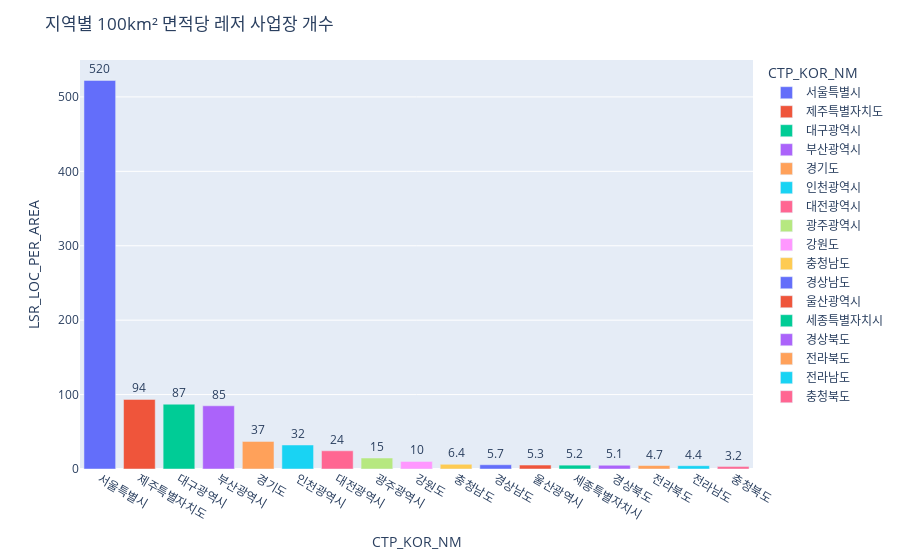

Notebook cell for this chart:
### Code cell
fig = px.bar(df_loc_1.sort_values(by="LSR_LOC_PER_AREA", ascending=False), x="CTP_KOR_NM", y="LSR_LOC_PER_AREA", color="CTP_KOR_NM", text='LSR_LOC_PER_AREA')
fig.update_layout(title = "지역별 100km² 면적당 레저 사업장 개수")
fig.update_traces(texttemplate='%{text:.2s}', textposition='outside')
fig.show()

### Figure 1 — Plotly figure (JSON) as saved in the notebook; plotly's stock layout.template omitted (floating-point values rounded to 4 significant figures)
{"data": [{"alignmentgroup": "True", "hovertemplate": "CTP_KOR_NM=%{x}<br>LSR_LOC_PER_AREA=%{text}<extra></extra>", "legendgroup": "서울특별시", "marker": {"color": "#636efa", "pattern": {"shape": ""}}, "name": "서울특별시", "offsetgroup": "서울특별시", "orientation": "v", "showlegend": true, "text": [522.1], "textposition": "outside", "texttemplate": "%{text:.2s}", "type": "bar", "x": ["서울특별시"], "xaxis": "x", "y": [522.1], "yaxis": "y"}, {"alignmentgroup": "True", "hovertemplate": "CTP_KOR_NM=%{x}<br>LSR_LOC_PER_AREA=%{text}<extra></extra>", "legendgroup": "제주특별자치도", "marker": {"color": "#EF553B", "pattern": {"shape": ""}}, "name": "제주특별자치도", "offsetgroup": "제주특별자치도", "orientation": "v", "showlegend": true, "text": [93.51], "textposition": "outside", "texttemplate": "%{text:.2s}", "type": "bar", "x": ["제주특별자치도"], "xaxis": "x", "y": [93.51], "yaxis": "y"}, {"alignmentgroup": "True", "hovertemplate": "CTP_KOR_NM=%{x}<br>LSR_LOC_PER_AREA=%{text}<extra></extra>", "legendgroup": "대구광역시", "marker": {"color": "#00cc96", "pattern": {"shape": ""}}, "name": "대구광역시", "offsetgroup": "대구광역시", "orientation": "v", "showlegend": true, "text": [87.1], "textposition": "outside", "texttemplate": "%{text:.2s}", "type": "bar", "x": ["대구광역시"], "xaxis": "x", "y": [87.1], "yaxis": "y"}, {"alignmentgroup": "True", "hovertemplate": "CTP_KOR_NM=%{x}<br>LSR_LOC_PER_AREA=%{text}<extra></extra>", "legendgroup": "부산광역시", "marker": {"color": "#ab63fa", "pattern": {"shape": ""}}, "name": "부산광역시", "offsetgroup": "부산광역시", "orientation": "v", "showlegend": true, "text": [84.94], "textposition": "outside", "texttemplate": "%{text:.2s}", "type": "bar", "x": ["부산광역시"], "xaxis": "x", "y": [84.94], "yaxis": "y"}, {"alignmentgroup": "True", "hovertemplate": "CTP_KOR_NM=%{x}<br>LSR_LOC_PER_AREA=%{text}<extra></extra>", "legendgroup": "경기도", "marker": {"color": "#FFA15A", "pattern": {"shape": ""}}, "name": "경기도", "offsetgroup": "경기도", "orientation": "v", "showlegend": true, "text": [37.01], "textposition": "outside", "texttemplate": "%{text:.2s}", "type": "bar", "x": ["경기도"], "xaxis": "x", "y": [37.01], "yaxis": "y"}, {"alignmentgroup": "True", "hovertemplate": "CTP_KOR_NM=%{x}<br>LSR_LOC_PER_AREA=%{text}<extra></extra>", "legendgroup": "인천광역시", "marker": {"color": "#19d3f3", "pattern": {"shape": ""}}, "name": "인천광역시", "offsetgroup": "인천광역시", "orientation": "v", "showlegend": true, "text": [32.27], "textposition": "outside", "texttemplate": "%{text:.2s}", "type": "bar", "x": ["인천광역시"], "xaxis": "x", "y": [32.27], "yaxis": "y"}, {"alignmentgroup": "True", "hovertemplate": "CTP_KOR_NM=%{x}<br>LSR_LOC_PER_AREA=%{text}<extra></extra>", "legendgroup": "대전광역시", "marker": {"color": "#FF6692", "pattern": {"shape": ""}}, "name": "대전광역시", "offsetgroup": "대전광역시", "orientation": "v", "showlegend": true, "text": [24.44], "textposition": "outside", "texttemplate": "%{text:.2s}", "type": "bar", "x": ["대전광역시"], "xaxis": "x", "y": [24.44], "yaxis": "y"}, {"alignmentgroup": "True", "hovertemplate": "CTP_KOR_NM=%{x}<br>LSR_LOC_PER_AREA=%{text}<extra></extra>", "legendgroup": "광주광역시", "marker": {"color": "#B6E880", "pattern": {"shape": ""}}, "name": "광주광역시", "offsetgroup": "광주광역시", "orientation": "v", "showlegend": true, "text": [14.77], "textposition": "outside", "texttemplate": "%{text:.2s}", "type": "bar", "x": ["광주광역시"], "xaxis": "x", "y": [14.77], "yaxis": "y"}, {"alignmentgroup": "True", "hovertemplate": "CTP_KOR_NM=%{x}<br>LSR_LOC_PER_AREA=%{text}<extra></extra>", "legendgroup": "강원도", "marker": {"color": "#FF97FF", "pattern": {"shape": ""}}, "name": "강원도", "offsetgroup": "강원도", "orientation": "v", "showlegend": true, "text": [10.2], "textposition": "outside", "texttemplate": "%{text:.2s}", "type": "bar", "x": ["강원도"], "xaxis": "x", "y": [10.2], "yaxis": "y"}, {"alignmentgroup": "True", "hovertemplate": "CTP_KOR_NM=%{x}<br>LSR_LOC_PER_AREA=%{text}<extra></extra>", "legendgroup": "충청남도", "marker": {"color": "#FECB52", "pattern": {"shape": ""}}, "name": "충청남도", "offsetgroup": "충청남도", "orientation": "v", "showlegend": true, "text": [6.354], "textposition": "outside", "texttemplate": "%{text:.2s}", "type": "bar", "x": ["충청남도"], "xaxis": "x", "y": [6.354], "yaxis": "y"}, {"alignmentgroup": "True", "hovertemplate": "CTP_KOR_NM=%{x}<br>LSR_LOC_PER_AREA=%{text}<extra></extra>", "legendgroup": "경상남도", "marker": {"color": "#636efa", "pattern": {"shape": ""}}, "name": "경상남도", "offsetgroup": "경상남도", "orientation": "v", "showlegend": true, "text": [5.701], "textposition": "outside", "texttemplate": "%{text:.2s}", "type": "bar", "x": ["경상남도"], "xaxis": "x", "y": [5.701], "yaxis": "y"}, {"alignmentgroup": "True", "hovertemplate": "CTP_KOR_NM=%{x}<br>LSR_LOC_PER_AREA=%{text}<extra></extra>", "legendgroup": "울산광역시", "marker": {"color": "#EF553B", "pattern": {"shape": ""}}, "name": "울산광역시", "offsetgroup": "울산광역시", "orientation": "v", "showlegend": true, "text": [5.273], "textposition": "outside", "texttemplate": "%{text:.2s}", "type": "bar", "x": ["울산광역시"], "xaxis": "x", "y": [5.273], "yaxis": "y"}, {"alignmentgroup": "True", "hovertemplate": "CTP_KOR_NM=%{x}<br>LSR_LOC_PER_AREA=%{text}<extra></extra>", "legendgroup": "세종특별자치시", "marker": {"color": "#00cc96", "pattern": {"shape": ""}}, "name": "세종특별자치시", "offsetgroup": "세종특별자치시", "orientation": "v", "showlegend": true, "text": [5.161], "textposition": "outside", "texttemplate": "%{text:.2s}", "type": "bar", "x": ["세종특별자치시"], "xaxis": "x", "y": [5.161], "yaxis": "y"}, {"alignmentgroup": "True", "hovertemplate": "CTP_KOR_NM=%{x}<br>LSR_LOC_PER_AREA=%{text}<extra></extra>", "legendgroup": "경상북도", "marker": {"color": "#ab63fa", "pattern": {"shape": ""}}, "name": "경상북도", "offsetgroup": "경상북도", "orientation": "v", "showlegend": true, "text": [5.059], "textposition": "outside", "texttemplate": "%{text:.2s}", "type": "bar", "x": ["경상북도"], "xaxis": "x", "y": [5.059], "yaxis": "y"}, {"alignmentgroup": "True", "hovertemplate": "CTP_KOR_NM=%{x}<br>LSR_LOC_PER_AREA=%{text}<extra></extra>", "legendgroup": "전라북도", "marker": {"color": "#FFA15A", "pattern": {"shape": ""}}, "name": "전라북도", "offsetgroup": "전라북도", "orientation": "v", "showlegend": true, "text": [4.683], "textposition": "outside", "texttemplate": "%{text:.2s}", "type": "bar", "x": ["전라북도"], "xaxis": "x", "y": [4.683], "yaxis": "y"}, {"alignmentgroup": "True", "hovertemplate": "CTP_KOR_NM=%{x}<br>LSR_LOC_PER_AREA=%{text}<extra></extra>", "legendgroup": "전라남도", "marker": {"color": "#19d3f3", "pattern": {"shape": ""}}, "name": "전라남도", "offsetgroup": "전라남도", "orientation": "v", "showlegend": true, "text": [4.434], "textposition": "outside", "texttemplate": "%{text:.2s}", "type": "bar", "x": ["전라남도"], "xaxis": "x", "y": [4.434], "yaxis": "y"}, {"alignmentgroup": "True", "hovertemplate": "CTP_KOR_NM=%{x}<br>LSR_LOC_PER_AREA=%{text}<extra></extra>", "legendgroup": "충청북도", "marker": {"color": "#FF6692", "pattern": {"shape": ""}}, "name": "충청북도", "offsetgroup": "충청북도", "orientation": "v", "showlegend": true, "text": [3.2], "textposition": "outside", "texttemplate": "%{text:.2s}", "type": "bar", "x": ["충청북도"], "xaxis": "x", "y": [3.2], "yaxis": "y"}], "layout": {"barmode": "relative", "legend": {"title": {"text": "CTP_KOR_NM"}, "tracegroupgap": 0}, "margin": {"t": 60}, "title": {"text": "지역별 100km² 면적당 레저 사업장 개수"}, "xaxis": {"anchor": "y", "categoryarray": ["서울특별시", "제주특별자치도", "대구광역시", "부산광역시", "경기도", "인천광역시", "대전광역시", "광주광역시", "강원도", "충청남도", "경상남도", "울산광역시", "세종특별자치시", "경상북도", "전라북도", "전라남도", "충청북도"], "categoryorder": "array", "domain": [0, 1], "title": {"text": "CTP_KOR_NM"}}, "yaxis": {"anchor": "x", "domain": [0, 1], "title": {"text": "LSR_LOC_PER_AREA"}}}}
